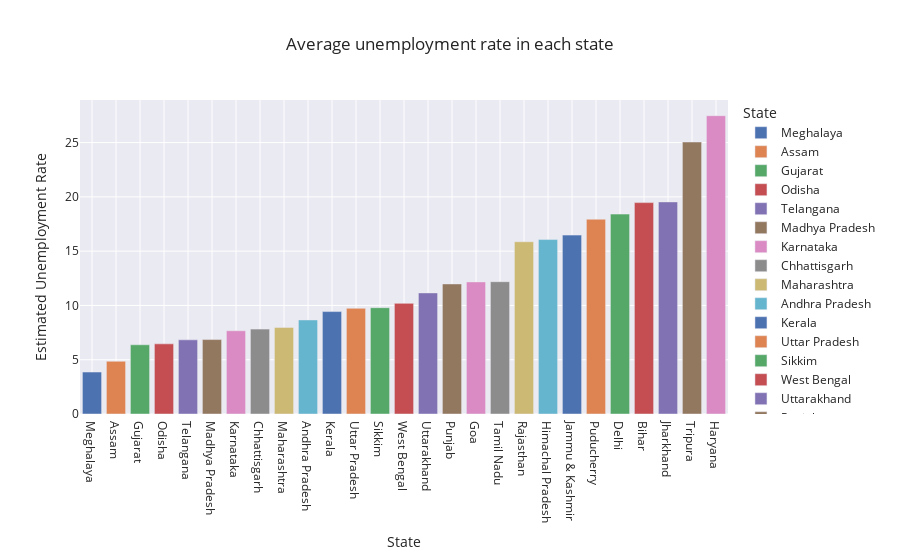

Write notebook code for a chart like this one.
### Code cell
# Bar plot showing the avg unemployment rate in each state 

plot_unemployment = df[['Estimated Unemployment Rate','State']]
df_unemployed = plot_unemployment.groupby('State').mean().reset_index()
df_unemployed = df_unemployed.sort_values('Estimated Unemployment Rate')

fig = px.bar(df_unemployed,x='State',y = 'Estimated Unemployment Rate', color = 'State',title = 'Average unemployment rate in each state',template ='seaborn')
fig.show()

### Figure 1 — Plotly figure (JSON) as saved in the notebook; plotly's stock layout.template omitted (floating-point values rounded to 4 significant figures)
{"data": [{"alignmentgroup": "True", "hovertemplate": "State=%{x}<br>Estimated Unemployment Rate=%{y}<extra></extra>", "legendgroup": "Meghalaya", "marker": {"color": "rgb(76,114,176)", "pattern": {"shape": ""}}, "name": "Meghalaya", "offsetgroup": "Meghalaya", "orientation": "v", "showlegend": true, "textposition": "auto", "type": "bar", "x": ["Meghalaya"], "xaxis": "x", "y": [3.866], "yaxis": "y"}, {"alignmentgroup": "True", "hovertemplate": "State=%{x}<br>Estimated Unemployment Rate=%{y}<extra></extra>", "legendgroup": "Assam", "marker": {"color": "rgb(221,132,82)", "pattern": {"shape": ""}}, "name": "Assam", "offsetgroup": "Assam", "orientation": "v", "showlegend": true, "textposition": "auto", "type": "bar", "x": ["Assam"], "xaxis": "x", "y": [4.856], "yaxis": "y"}, {"alignmentgroup": "True", "hovertemplate": "State=%{x}<br>Estimated Unemployment Rate=%{y}<extra></extra>", "legendgroup": "Gujarat", "marker": {"color": "rgb(85,168,104)", "pattern": {"shape": ""}}, "name": "Gujarat", "offsetgroup": "Gujarat", "orientation": "v", "showlegend": true, "textposition": "auto", "type": "bar", "x": ["Gujarat"], "xaxis": "x", "y": [6.376], "yaxis": "y"}, {"alignmentgroup": "True", "hovertemplate": "State=%{x}<br>Estimated Unemployment Rate=%{y}<extra></extra>", "legendgroup": "Odisha", "marker": {"color": "rgb(196,78,82)", "pattern": {"shape": ""}}, "name": "Odisha", "offsetgroup": "Odisha", "orientation": "v", "showlegend": true, "textposition": "auto", "type": "bar", "x": ["Odisha"], "xaxis": "x", "y": [6.462], "yaxis": "y"}, {"alignmentgroup": "True", "hovertemplate": "State=%{x}<br>Estimated Unemployment Rate=%{y}<extra></extra>", "legendgroup": "Telangana", "marker": {"color": "rgb(129,114,179)", "pattern": {"shape": ""}}, "name": "Telangana", "offsetgroup": "Telangana", "orientation": "v", "showlegend": true, "textposition": "auto", "type": "bar", "x": ["Telangana"], "xaxis": "x", "y": [6.833], "yaxis": "y"}, {"alignmentgroup": "True", "hovertemplate": "State=%{x}<br>Estimated Unemployment Rate=%{y}<extra></extra>", "legendgroup": "Madhya Pradesh", "marker": {"color": "rgb(147,120,96)", "pattern": {"shape": ""}}, "name": "Madhya Pradesh", "offsetgroup": "Madhya Pradesh", "orientation": "v", "showlegend": true, "textposition": "auto", "type": "bar", "x": ["Madhya Pradesh"], "xaxis": "x", "y": [6.854], "yaxis": "y"}, {"alignmentgroup": "True", "hovertemplate": "State=%{x}<br>Estimated Unemployment Rate=%{y}<extra></extra>", "legendgroup": "Karnataka", "marker": {"color": "rgb(218,139,195)", "pattern": {"shape": ""}}, "name": "Karnataka", "offsetgroup": "Karnataka", "orientation": "v", "showlegend": true, "textposition": "auto", "type": "bar", "x": ["Karnataka"], "xaxis": "x", "y": [7.668], "yaxis": "y"}, {"alignmentgroup": "True", "hovertemplate": "State=%{x}<br>Estimated Unemployment Rate=%{y}<extra></extra>", "legendgroup": "Chhattisgarh", "marker": {"color": "rgb(140,140,140)", "pattern": {"shape": ""}}, "name": "Chhattisgarh", "offsetgroup": "Chhattisgarh", "orientation": "v", "showlegend": true, "textposition": "auto", "type": "bar", "x": ["Chhattisgarh"], "xaxis": "x", "y": [7.819], "yaxis": "y"}, {"alignmentgroup": "True", "hovertemplate": "State=%{x}<br>Estimated Unemployment Rate=%{y}<extra></extra>", "legendgroup": "Maharashtra", "marker": {"color": "rgb(204,185,116)", "pattern": {"shape": ""}}, "name": "Maharashtra", "offsetgroup": "Maharashtra", "orientation": "v", "showlegend": true, "textposition": "auto", "type": "bar", "x": ["Maharashtra"], "xaxis": "x", "y": [7.979], "yaxis": "y"}, {"alignmentgroup": "True", "hovertemplate": "State=%{x}<br>Estimated Unemployment Rate=%{y}<extra></extra>", "legendgroup": "Andhra Pradesh", "marker": {"color": "rgb(100,181,205)", "pattern": {"shape": ""}}, "name": "Andhra Pradesh", "offsetgroup": "Andhra Pradesh", "orientation": "v", "showlegend": true, "textposition": "auto", "type": "bar", "x": ["Andhra Pradesh"], "xaxis": "x", "y": [8.664], "yaxis": "y"}, {"alignmentgroup": "True", "hovertemplate": "State=%{x}<br>Estimated Unemployment Rate=%{y}<extra></extra>", "legendgroup": "Kerala", "marker": {"color": "rgb(76,114,176)", "pattern": {"shape": ""}}, "name": "Kerala", "offsetgroup": "Kerala", "orientation": "v", "showlegend": true, "textposition": "auto", "type": "bar", "x": ["Kerala"], "xaxis": "x", "y": [9.434], "yaxis": "y"}, {"alignmentgroup": "True", "hovertemplate": "State=%{x}<br>Estimated Unemployment Rate=%{y}<extra></extra>", "legendgroup": "Uttar Pradesh", "marker": {"color": "rgb(221,132,82)", "pattern": {"shape": ""}}, "name": "Uttar Pradesh", "offsetgroup": "Uttar Pradesh", "orientation": "v", "showlegend": true, "textposition": "auto", "type": "bar", "x": ["Uttar Pradesh"], "xaxis": "x", "y": [9.737], "yaxis": "y"}, {"alignmentgroup": "True", "hovertemplate": "State=%{x}<br>Estimated Unemployment Rate=%{y}<extra></extra>", "legendgroup": "Sikkim", "marker": {"color": "rgb(85,168,104)", "pattern": {"shape": ""}}, "name": "Sikkim", "offsetgroup": "Sikkim", "orientation": "v", "showlegend": true, "textposition": "auto", "type": "bar", "x": ["Sikkim"], "xaxis": "x", "y": [9.793], "yaxis": "y"}, {"alignmentgroup": "True", "hovertemplate": "State=%{x}<br>Estimated Unemployment Rate=%{y}<extra></extra>", "legendgroup": "West Bengal", "marker": {"color": "rgb(196,78,82)", "pattern": {"shape": ""}}, "name": "West Bengal", "offsetgroup": "West Bengal", "orientation": "v", "showlegend": true, "textposition": "auto", "type": "bar", "x": ["West Bengal"], "xaxis": "x", "y": [10.19], "yaxis": "y"}, {"alignmentgroup": "True", "hovertemplate": "State=%{x}<br>Estimated Unemployment Rate=%{y}<extra></extra>", "legendgroup": "Uttarakhand", "marker": {"color": "rgb(129,114,179)", "pattern": {"shape": ""}}, "name": "Uttarakhand", "offsetgroup": "Uttarakhand", "orientation": "v", "showlegend": true, "textposition": "auto", "type": "bar", "x": ["Uttarakhand"], "xaxis": "x", "y": [11.16], "yaxis": "y"}, {"alignmentgroup": "True", "hovertemplate": "State=%{x}<br>Estimated Unemployment Rate=%{y}<extra></extra>", "legendgroup": "Punjab", "marker": {"color": "rgb(147,120,96)", "pattern": {"shape": ""}}, "name": "Punjab", "offsetgroup": "Punjab", "orientation": "v", "showlegend": true, "textposition": "auto", "type": "bar", "x": ["Punjab"], "xaxis": "x", "y": [11.98], "yaxis": "y"}, {"alignmentgroup": "True", "hovertemplate": "State=%{x}<br>Estimated Unemployment Rate=%{y}<extra></extra>", "legendgroup": "Goa", "marker": {"color": "rgb(218,139,195)", "pattern": {"shape": ""}}, "name": "Goa", "offsetgroup": "Goa", "orientation": "v", "showlegend": true, "textposition": "auto", "type": "bar", "x": ["Goa"], "xaxis": "x", "y": [12.17], "yaxis": "y"}, {"alignmentgroup": "True", "hovertemplate": "State=%{x}<br>Estimated Unemployment Rate=%{y}<extra></extra>", "legendgroup": "Tamil Nadu", "marker": {"color": "rgb(140,140,140)", "pattern": {"shape": ""}}, "name": "Tamil Nadu", "offsetgroup": "Tamil Nadu", "orientation": "v", "showlegend": true, "textposition": "auto", "type": "bar", "x": ["Tamil Nadu"], "xaxis": "x", "y": [12.19], "yaxis": "y"}, {"alignmentgroup": "True", "hovertemplate": "State=%{x}<br>Estimated Unemployment Rate=%{y}<extra></extra>", "legendgroup": "Rajasthan", "marker": {"color": "rgb(204,185,116)", "pattern": {"shape": ""}}, "name": "Rajasthan", "offsetgroup": "Rajasthan", "orientation": "v", "showlegend": true, "textposition": "auto", "type": "bar", "x": ["Rajasthan"], "xaxis": "x", "y": [15.87], "yaxis": "y"}, {"alignmentgroup": "True", "hovertemplate": "State=%{x}<br>Estimated Unemployment Rate=%{y}<extra></extra>", "legendgroup": "Himachal Pradesh", "marker": {"color": "rgb(100,181,205)", "pattern": {"shape": ""}}, "name": "Himachal Pradesh", "offsetgroup": "Himachal Pradesh", "orientation": "v", "showlegend": true, "textposition": "auto", "type": "bar", "x": ["Himachal Pradesh"], "xaxis": "x", "y": [16.07], "yaxis": "y"}, {"alignmentgroup": "True", "hovertemplate": "State=%{x}<br>Estimated Unemployment Rate=%{y}<extra></extra>", "legendgroup": "Jammu & Kashmir", "marker": {"color": "rgb(76,114,176)", "pattern": {"shape": ""}}, "name": "Jammu & Kashmir", "offsetgroup": "Jammu & Kashmir", "orientation": "v", "showlegend": true, "textposition": "auto", "type": "bar", "x": ["Jammu & Kashmir"], "xaxis": "x", "y": [16.48], "yaxis": "y"}, {"alignmentgroup": "True", "hovertemplate": "State=%{x}<br>Estimated Unemployment Rate=%{y}<extra></extra>", "legendgroup": "Puducherry", "marker": {"color": "rgb(221,132,82)", "pattern": {"shape": ""}}, "name": "Puducherry", "offsetgroup": "Puducherry", "orientation": "v", "showlegend": true, "textposition": "auto", "type": "bar", "x": ["Puducherry"], "xaxis": "x", "y": [17.94], "yaxis": "y"}, {"alignmentgroup": "True", "hovertemplate": "State=%{x}<br>Estimated Unemployment Rate=%{y}<extra></extra>", "legendgroup": "Delhi", "marker": {"color": "rgb(85,168,104)", "pattern": {"shape": ""}}, "name": "Delhi", "offsetgroup": "Delhi", "orientation": "v", "showlegend": true, "textposition": "auto", "type": "bar", "x": ["Delhi"], "xaxis": "x", "y": [18.41], "yaxis": "y"}, {"alignmentgroup": "True", "hovertemplate": "State=%{x}<br>Estimated Unemployment Rate=%{y}<extra></extra>", "legendgroup": "Bihar", "marker": {"color": "rgb(196,78,82)", "pattern": {"shape": ""}}, "name": "Bihar", "offsetgroup": "Bihar", "orientation": "v", "showlegend": true, "textposition": "auto", "type": "bar", "x": ["Bihar"], "xaxis": "x", "y": [19.47], "yaxis": "y"}, {"alignmentgroup": "True", "hovertemplate": "State=%{x}<br>Estimated Unemployment Rate=%{y}<extra></extra>", "legendgroup": "Jharkhand", "marker": {"color": "rgb(129,114,179)", "pattern": {"shape": ""}}, "name": "Jharkhand", "offsetgroup": "Jharkhand", "orientation": "v", "showlegend": true, "textposition": "auto", "type": "bar", "x": ["Jharkhand"], "xaxis": "x", "y": [19.54], "yaxis": "y"}, {"alignmentgroup": "True", "hovertemplate": "State=%{x}<br>Estimated Unemployment Rate=%{y}<extra></extra>", "legendgroup": "Tripura", "marker": {"color": "rgb(147,120,96)", "pattern": {"shape": ""}}, "name": "Tripura", "offsetgroup": "Tripura", "orientation": "v", "showlegend": true, "textposition": "auto", "type": "bar", "x": ["Tripura"], "xaxis": "x", "y": [25.05], "yaxis": "y"}, {"alignmentgroup": "True", "hovertemplate": "State=%{x}<br>Estimated Unemployment Rate=%{y}<extra></extra>", "legendgroup": "Haryana", "marker": {"color": "rgb(218,139,195)", "pattern": {"shape": ""}}, "name": "Haryana", "offsetgroup": "Haryana", "orientation": "v", "showlegend": true, "textposition": "auto", "type": "bar", "x": ["Haryana"], "xaxis": "x", "y": [27.48], "yaxis": "y"}], "layout": {"autosize": true, "barmode": "relative", "legend": {"title": {"text": "State"}, "tracegroupgap": 0}, "title": {"text": "Average unemployment rate in each state"}, "xaxis": {"anchor": "y", "autorange": true, "categoryarray": ["Meghalaya", "Assam", "Gujarat", "Odisha", "Telangana", "Madhya Pradesh", "Karnataka", "Chhattisgarh", "Maharashtra", "Andhra Pradesh", "Kerala", "Uttar Pradesh", "Sikkim", "West Bengal", "Uttarakhand", "Punjab", "Goa", "Tamil Nadu", "Rajasthan", "Himachal Pradesh", "Jammu & Kashmir", "Puducherry", "Delhi", "Bihar", "Jharkhand", "Tripura", "Haryana"], "categoryorder": "array", "domain": [0, 1], "range": [-0.5, 26.5], "title": {"text": "State"}, "type": "category"}, "yaxis": {"anchor": "x", "autorange": true, "domain": [0, 1], "range": [0, 28.92], "title": {"text": "Estimated Unemployment Rate"}, "type": "linear"}}}
